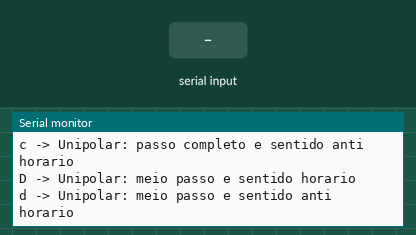
Recording of a sketch running on a simulated Arduino Uno, built with avr-gcc and run on an emulated ATmega328P. On the bench: the last lines printed to the serial monitor. The inputs (shaded band) are chosen by the test bench.

Above: at 1.5 s.
1.6 s: "A\n" received over Serial
At 2.3 s:
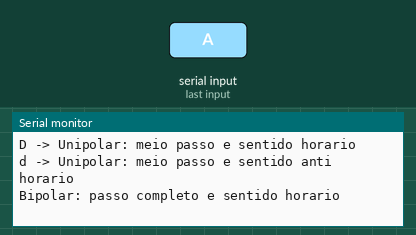
3.1 s: "a\n" received over Serial
At 3.4 s:
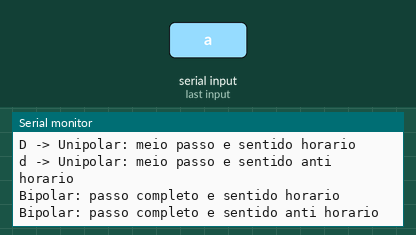
4.6 s: "B\n" received over Serial
At 5.8 s:
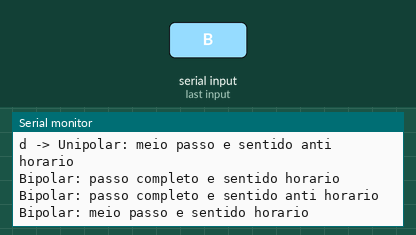
6.1 s: "b\n" received over Serial
At 6.9 s:
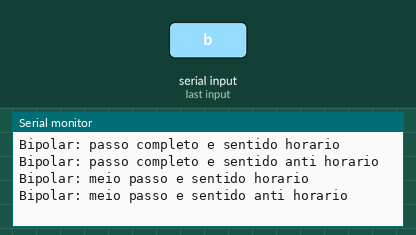
7.6 s: "C\n" received over Serial
At 8.1 s:
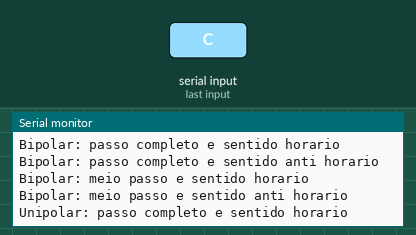
9.1 s: "c\n" received over Serial
At 10.4 s:
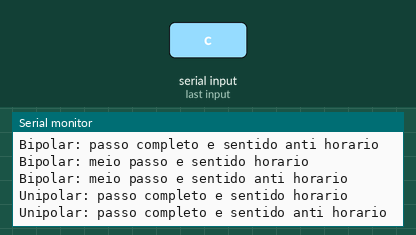

Measured:
- after the input at 1.6 s, the serial monitor: prints a new line at once (image 1)
- after the input at 3.1 s, the serial monitor: prints a new line at once (image 2)
- after the input at 4.6 s, the serial monitor: prints a new line at once (image 3)
- after the input at 6.1 s, the serial monitor: prints a new line at once (image 4)
- after the input at 7.6 s, the serial monitor: prints a new line at once (image 5)
- after the input at 9.1 s, the serial monitor: prints a new line at once (image 6)

The sketch:

ex8_motor_passo_principal.ino
```cpp
/* OITAVO EXEMPLO (CONTROLE DE MOTOR DE PASSO UNIPOLAR E BIPOLAR - USO DE ABAS)
   DANIEL RODRIGUES DE SOUSA 27/09/2019
   PROJETO: https://wokwi.com/projects/481673989340199937 */

#define MOTOR_PARADO        0  // Define o estado de motor parado
#define MOTOR_HORARIO       1  // Define o sentido de rotação horário
#define MOTOR_ANTI_HORARIO  2  // Define o sentido de rotação anti-horário

#define PASSO_COMPLETO      0  // Define o modo de acionamento em passo completo
#define MEIO_PASSO          1  // Define o modo de acionamento em meio passo

#define BOBINA1   2  // Definição do pino da bobina 1 do motor de passo
#define BOBINA2   3  // Definição do pino da bobina 2 do motor de passo
#define BOBINA3   4  // Definição do pino da bobina 3 do motor de passo
#define BOBINA4   5  // Definição do pino da bobina 4 do motor de passo

String buffer_serial = "";  // Buffer para armazenar os comandos recebidos pela serial

void motor_passo_inicializacao( void );                                                                       // Prototipagem das funções definidas na aba auxiliar
void motor_passo_unipolar( unsigned int numero_passos, unsigned int tempo, unsigned modo, unsigned char sentido );
void motor_passo_bipolar( unsigned int numero_passos, unsigned int tempo, unsigned modo, unsigned char sentido );
void sm_motor_passo_unipolar_passo_comp( void );
void sm_motor_passo_unipolar_meio_passo( void );
void sm_motor_passo_bipolar_passo_comp( void );
void sm_motor_passo_bipolar_meio_passo( void );
void motor_passo( char motor );

void setup() {
  Serial.begin(9600);           // Configura a velocidade de transmissão serial em 9600 bps
  Serial.setTimeout(10);        // Configura o tempo limite (timeout) de recepção de dados em 10 ms

  motor_passo_inicializacao();  // Inicializa os pinos de saída das bobinas do motor de passo

  Serial.println("A -> Bipolar: passo completo e sentido horario");       // Exibe o menu de comandos via monitor serial
  Serial.println("a -> Bipolar: passo completo e sentido anti horario");
  Serial.println("B -> Bipolar: meio passo e sentido horario");
  Serial.println("b -> Bipolar: meio passo e sentido anti horario");
  Serial.println("C -> Unipolar: passo completo e sentido horario");
  Serial.println("c -> Unipolar: passo completo e sentido anti horario");
  Serial.println("D -> Unipolar: meio passo e sentido horario");
  Serial.println("d -> Unipolar: meio passo e sentido anti horario");
}

void loop() {
  if(Serial.available() > 0)  // Verifica se há dados disponíveis no buffer da porta serial
  {
    buffer_serial = Serial.readStringUntil('\n');  // Lê a string recebida até o caractere de nova linha

    if( buffer_serial == "A" )  // Verifica se o comando recebido é 'A'
    {
      Serial.println("Bipolar: passo completo e sentido horario");     // Informa o modo selecionado no monitor serial
      motor_passo_bipolar(100, 100, PASSO_COMPLETO, MOTOR_HORARIO );   // Aciona o motor bipolar por 100 passos no sentido horário
    }

    if( buffer_serial == "a" )  // Verifica se o comando recebido é 'a'
    {
      Serial.println("Bipolar: passo completo e sentido anti horario");     // Informa o modo selecionado no monitor serial
      motor_passo_bipolar(100, 100, PASSO_COMPLETO, MOTOR_ANTI_HORARIO );   // Aciona o motor bipolar por 100 passos no sentido anti-horário
    }

    if( buffer_serial == "B" )  // Verifica se o comando recebido é 'B'
    {
      Serial.println("Bipolar: meio passo e sentido horario");         // Informa o modo selecionado no monitor serial
      motor_passo_bipolar(100, 100, MEIO_PASSO, MOTOR_HORARIO );       // Aciona o motor bipolar em meio passo no sentido horário
    }

    if( buffer_serial == "b" )  // Verifica se o comando recebido é 'b'
    {
      Serial.println("Bipolar: meio passo e sentido anti horario");    // Informa o modo selecionado no monitor serial
      motor_passo_bipolar(100, 100, MEIO_PASSO, MOTOR_ANTI_HORARIO );  // Aciona o motor bipolar em meio passo no sentido anti-horário
    }

    if( buffer_serial == "C" )  // Verifica se o comando recebido é 'C'
    {
      Serial.println("Unipolar: passo completo e sentido horario");    // Informa o modo selecionado no monitor serial
      motor_passo_unipolar(100, 100, PASSO_COMPLETO, MOTOR_HORARIO );  // Aciona o motor unipolar em passo completo no sentido horário
    }

    if( buffer_serial == "c" )  // Verifica se o comando recebido é 'c'
    {
      Serial.println("Unipolar: passo completo e sentido anti horario");    // Informa o modo selecionado no monitor serial
      motor_passo_unipolar(100, 100, PASSO_COMPLETO, MOTOR_ANTI_HORARIO );  // Aciona o motor unipolar em passo completo no sentido anti-horário
    }

    if( buffer_serial == "D" )  // Verifica se o comando recebido é 'D'
    {
      Serial.println("Unipolar: meio passo e sentido horario");        // Informa o modo selecionado no monitor serial
      motor_passo_unipolar(100, 100, MEIO_PASSO, MOTOR_HORARIO );      // Aciona o motor unipolar em meio passo no sentido horário
    }

    if( buffer_serial == "d" )  // Verifica se o comando recebido é 'd'
    {
      Serial.println("Unipolar: meio passo e sentido anti horario");   // Informa o modo selecionado no monitor serial
      motor_passo_unipolar(100, 100, MEIO_PASSO, MOTOR_ANTI_HORARIO ); // Aciona o motor unipolar em meio passo no sentido anti-horário
    }
  }
}
```
